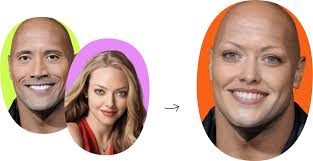
#> input picture images.jfif, 313 x 161 px, found by its file name
$ python Face_detection.py
#> lines starting #> are read from the running program, lines starting #| are printed output that depends on the picture; after the words box and inside, x2 and y2 are one past the last pixel; in counts of white or black regions, pixels touching at a corner belong together
import cv2

# Trained classifier (only works with grayscale img)
face_cascade = cv2.CascadeClassifier(
    r'C:\Users\DELL\Documents\Python\Face_detection_using_OpenCV\haarcascade_frontalface_default.xml')

path = r'C:\Users\DELL\Documents\Python\Face_detection_using_OpenCV\images.jfif'
# Read the input image
img = cv2.imread(path)
#> img is the input picture: shape (161, 313, 3); mean B, G, R 161, 172.6, 200.1
print(img)
#> (printed output is left out)
# or, to convert image 2 gray we can simply do --> img = cv2.imread(path,0)
if(img is not None):
    gray = cv2.cvtColor(img, cv2.COLOR_BGR2GRAY)
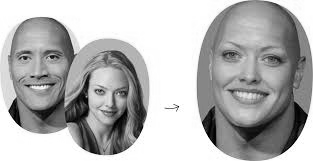
#> gray: shape (161, 313); min 0, max 255, mean 179.5
# gray = cv2.cvtColor(img, cv2.COLOR_BGR2GRAY)
res_gray = cv2.resize(gray, (0, 0), fx=1, fy=1)
res_img = cv2.resize(img, (0, 0), fx=1, fy=1)

faces = face_cascade.detectMultiScale(res_gray, 1.1, 5)
#> faces = [[82, 70, 56, 56], [6, 30, 68, 68], [200, 19, 99, 99]]

for (x, y, w, h) in faces:
    cv2.rectangle(res_img, (x, y), (x+w, y+h), (255, 0, 0), 3)
#> this loop made 3 passes
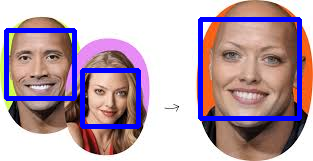
#> res_img: shape (161, 313, 3); 8.78% of pixels changed, all inside (x1, y1, x2, y2) = (4, 17, 302, 129)

cv2.imshow('img', res_img)
cv2.waitKey()

$ run again, with Live Webcam feed.png saved as images.jfif
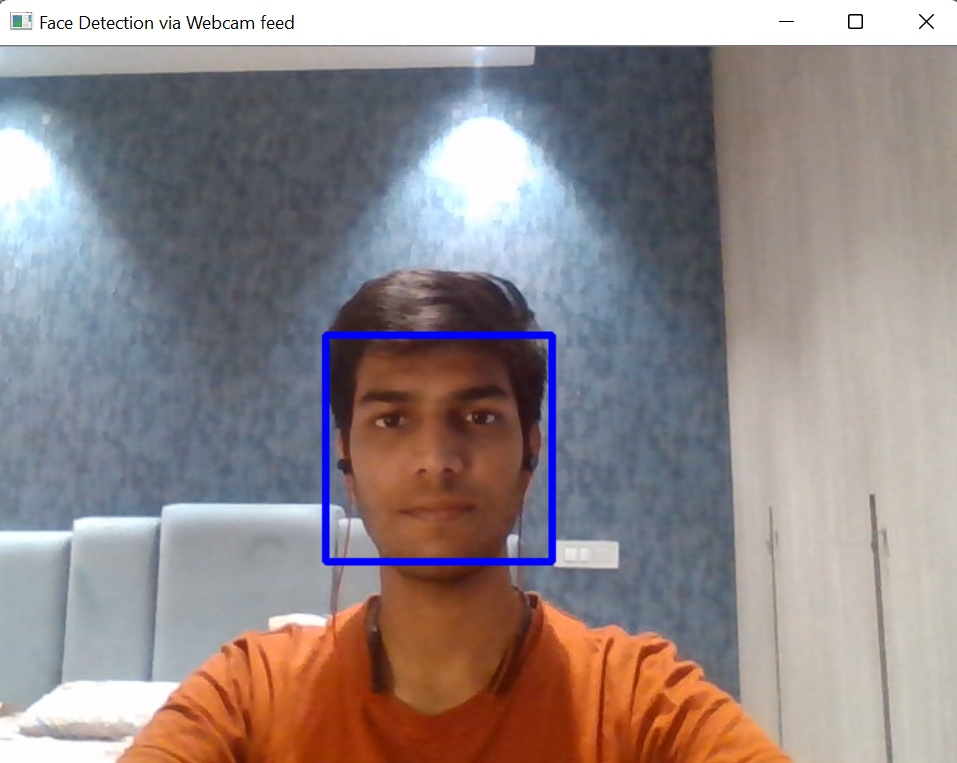
#> input picture Live Webcam feed.png, 957 x 763 px, found by its file name
#> img is the input picture: shape (763, 957, 3); mean B, G, R 137.2, 136.3, 146.7
#> (printed output is left out)
#> `gray = cv2.cvtColor(img, cv2.COLOR_BGR2GRAY)`:
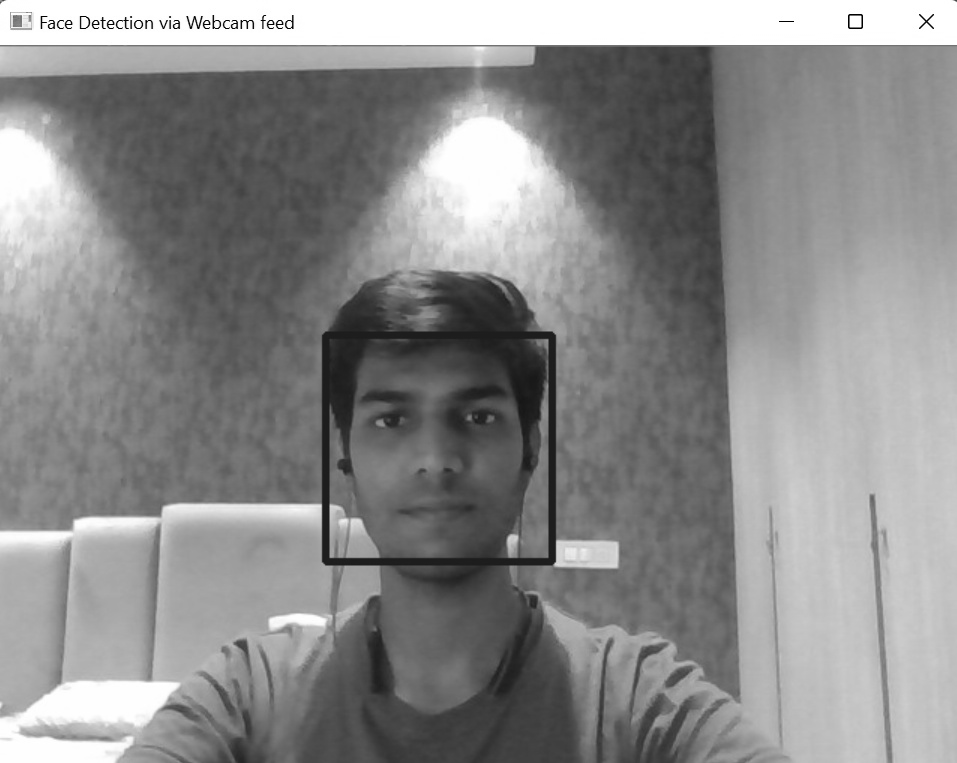
#> gray: shape (763, 957); min 0, max 255, mean 139.5
#> faces = [[114, 296, 58, 58], [322, 333, 225, 225]]
#> the loop `for (x, y, w, h) in faces:` made 2 passes
#> after the loop `for (x, y, w, h) in faces:`:
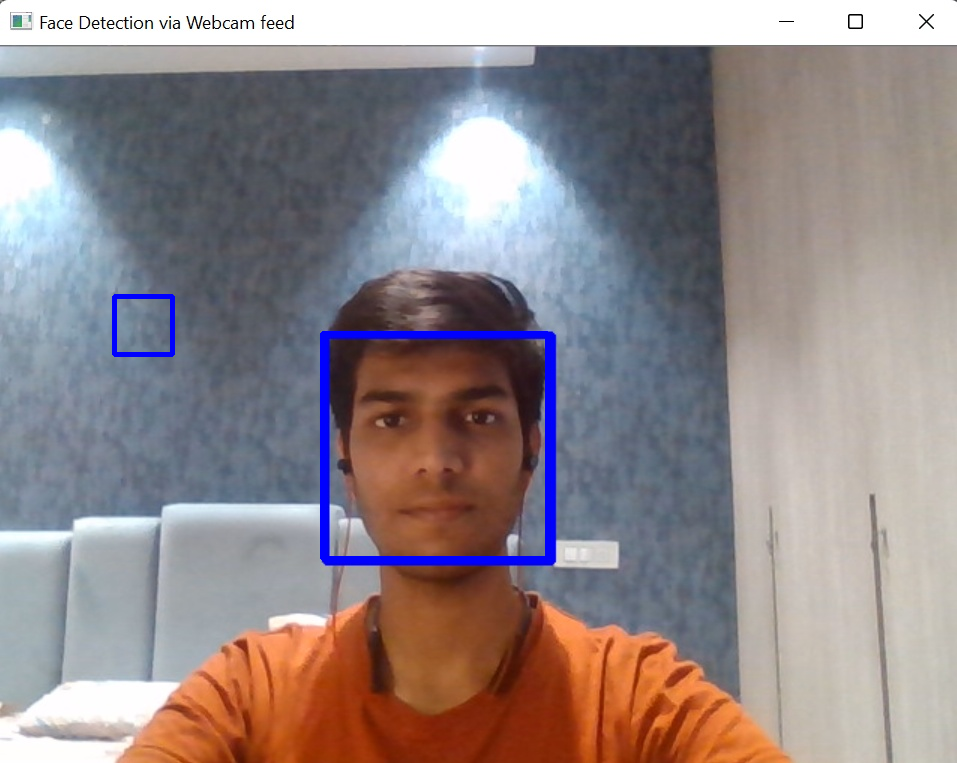
#> res_img: shape (763, 957, 3); 0.77% of pixels changed, all inside (x1, y1, x2, y2) = (112, 294, 550, 561)
